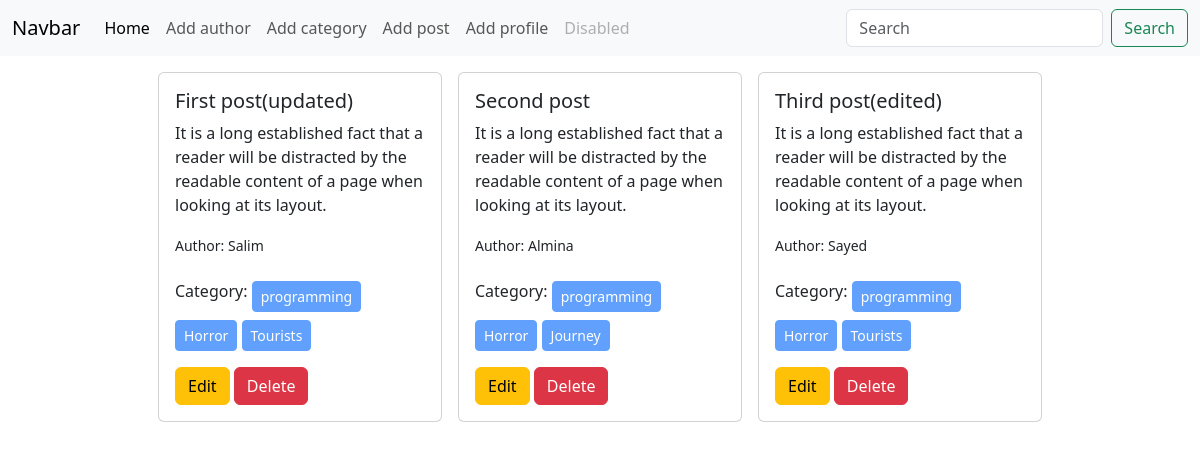
The page / on the database its author committed.
### posts/models.py (models this page shows)
class Post(models.Model):
    title = models.CharField(max_length=50)
    content = models.TextField()
    category = models.ManyToManyField(Category) # ekta post multiple categorir moddehe thake pare aber ekta categorir moddhe multiple post thakte pare
    author = models.ForeignKey(Author,on_delete=models.CASCADE) # many to one er jonno foreign key and cascade means author delete hole post o delete hobe
    def __str__(self):
        return self.title

### authors/models.py (models this page shows)
class Author(models.Model):
    name = models.CharField(max_length=100)
    bio = models.TextField()
    phone_no = models.CharField(max_length=12)
    def __str__(self):
        return self.name

### categories/models.py (models this page shows, shortened)
class Category(models.Model):
    name = models.CharField(max_length=100)

### blog_project/views.py (the view)
# urls.py: 2. Add a URL to urlpatterns:  path('', views.home, name='home')
def home(request):
    data = Post.objects.all()
    print(data)
    return render(request,'home.html',{'data':data})

### templates/home.html
{% extends 'base.html' %}
{% load crispy_forms_tags %}
{% block content %}
<div class="d-flex flex-wrap justify-content-center pt-3">
  {% for post in data %}
  <div class="col-sm-3">
    <div class="card mx-2">
      <div class="card-body">
        <h5 class="card-title">{{post.title}}</h5>
        <p class="card-text">
          {{post.content}}
        </p>
        <p><small>Author: {{post.author}}</small></p>
        <p> Category:
          {% for cat in post.category.all %}
          <button class="btn btn-primary btn-sm mt-2" disabled>{{cat.name}}</button>
          {% endfor %}
        </p>
        <a href="{% url 'edit_post' post.id %}" class="btn btn-warning">Edit</a>
        <a href="{% url 'delete_post' post.id %}" class="btn btn-danger">Delete</a>
      </div>
    </div>
  </div>
  {% endfor %}
</div>
{% endblock %}

### templates/base.html (shortened to what this page needs)
<!doctype html>
<html lang="en">
  <head>
    <link href="https://cdn.jsdelivr.net/npm/bootstrap@5.3.3/dist/css/bootstrap.min.css" rel="stylesheet">
  </head>
  <body>
    <nav class="navbar navbar-expand-lg bg-body-tertiary">
        <div class="container-fluid">
          <a class="navbar-brand" href="#">Navbar</a>
          <div class="collapse navbar-collapse" id="navbarSupportedContent">
            <ul class="navbar-nav me-auto mb-2 mb-lg-0">
              <li class="nav-item">
                <a class="nav-link active" aria-current="page" href="{% url 'home' %}">Home</a>
              </li>
              <li class="nav-item">
                <a class="nav-link" href="{% url 'add_author' %}">Add author</a>
              </li>
              <li class="nav-item">
                <a class="nav-link" href="{% url 'add_category' %}">Add category</a>
              </li>
              <li class="nav-item">
                <a class="nav-link" href="{% url 'add_post' %}">Add post</a>
              </li>
              <li class="nav-item">
                <a class="nav-link" href="{% url 'add_profile' %}">Add profile</a>
              </li>
              <li class="nav-item">
                <a class="nav-link disabled" aria-disabled="true">Disabled</a>
              </li>
            </ul>
            <form class="d-flex" role="search">
              <input class="form-control me-2" type="search" placeholder="Search" aria-label="Search">
              <button class="btn btn-outline-success" type="submit">Search</button>
            </form>
          </div>
        </div>
      </nav>
      {% block content %}{% endblock %}
  </body>
</html>

### rows shown on the page
Post: title "First post(updated)", content "It is a long established fact that a reader will be distracted by the readable content of a page when looking at its layout.", author "Salim"
Category: name "programming"
Category: name "Horror"
Category: name "Tourists"
Post: title "Second post", content "It is a long established fact that a reader will be distracted by the readable content of a page when looking at its layout.", author "Almina"
Category: name "Journey"
Post: title "Third post(edited)", content "It is a long established fact that a reader will be distracted by the readable content of a page when looking at its layout.", author "Sayed"
